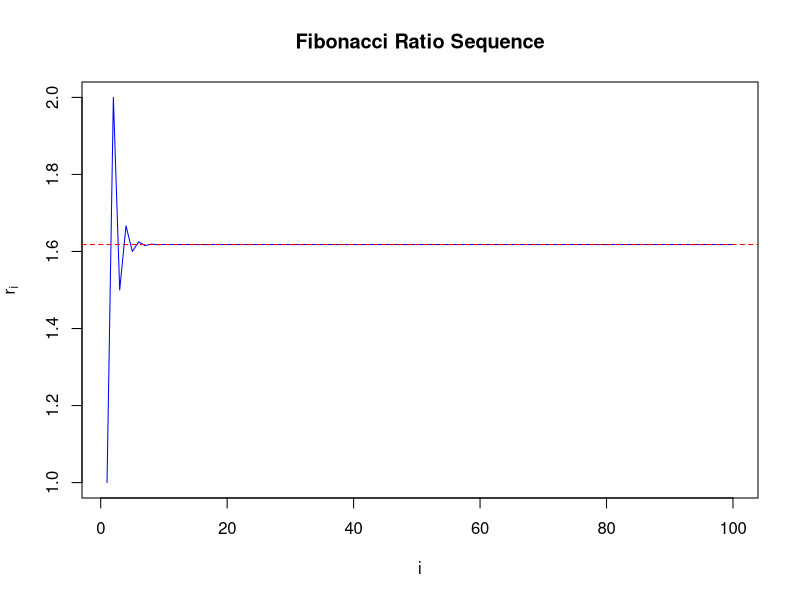
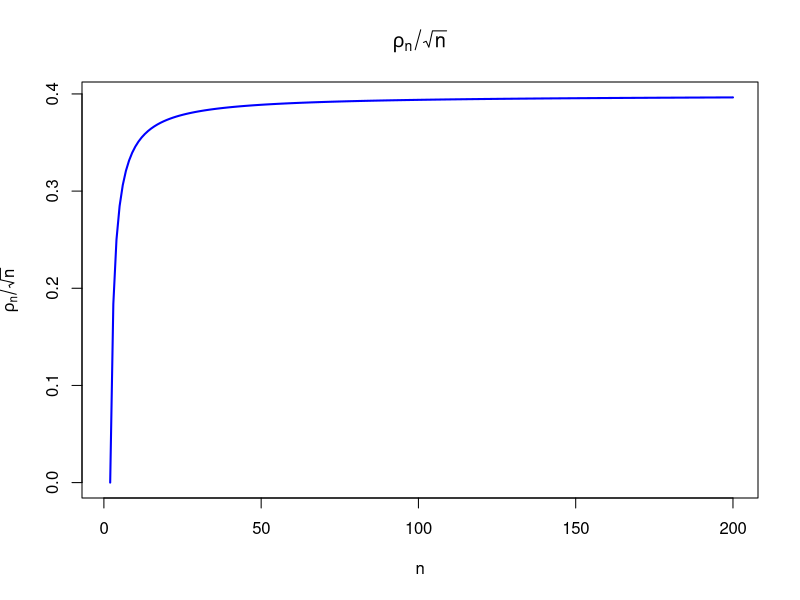
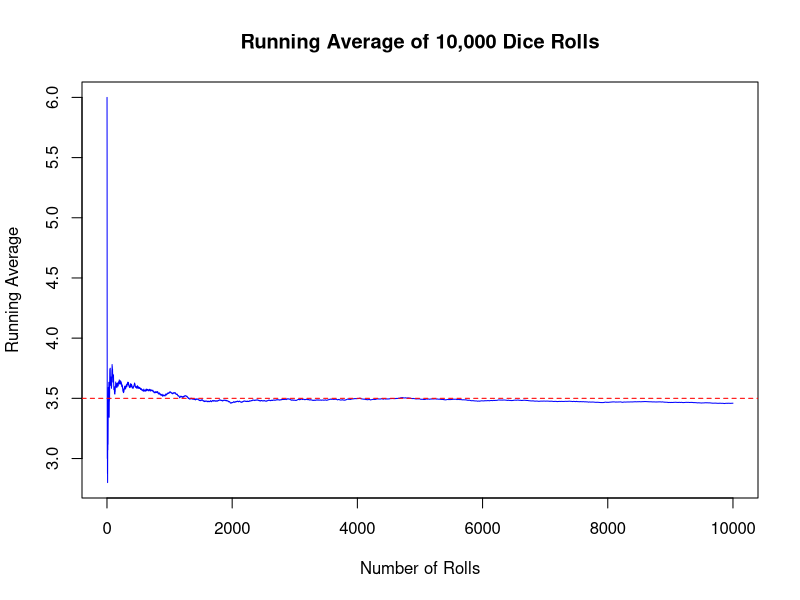
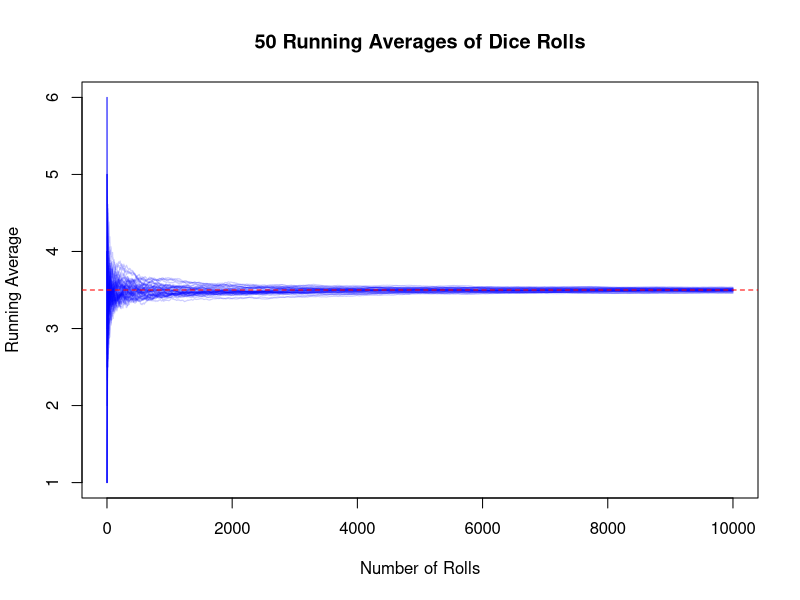
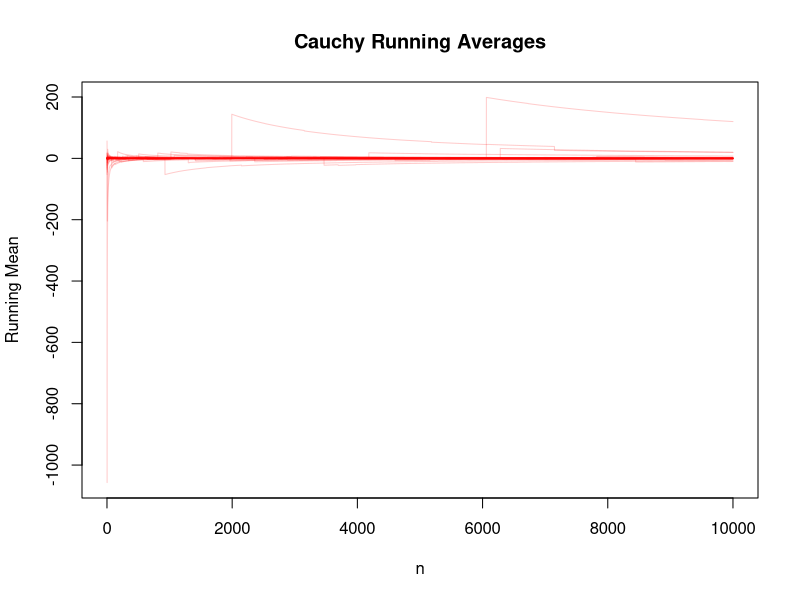
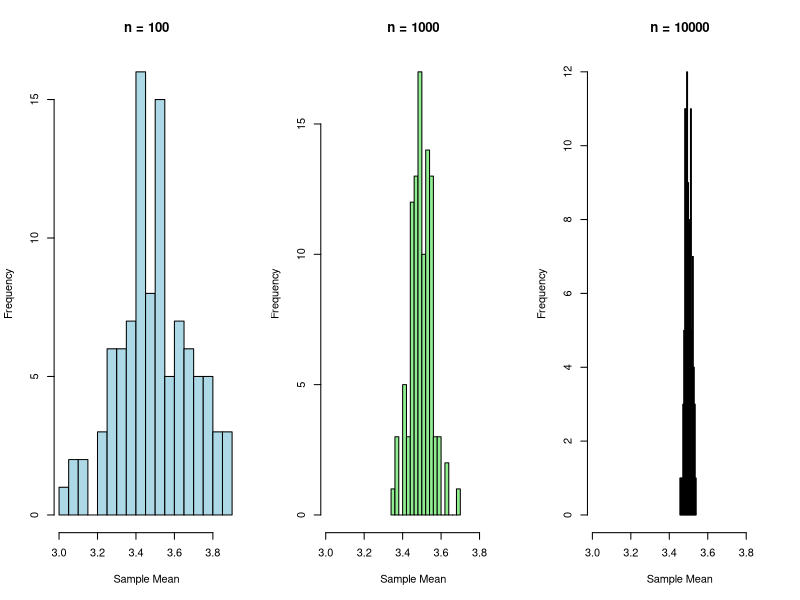
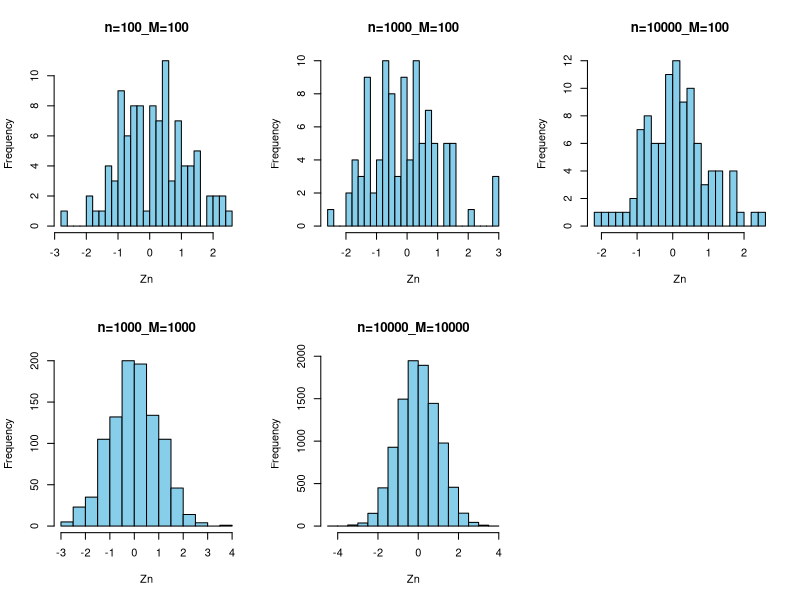

Source code (R) for these figures, in order:
## ---- chunk 1
knitr::opts_chunk$set(echo = TRUE)
## ---- chunk 2
fib_ratio_for <- function(n) {
  fib <- numeric(n + 1)
  fib[1] <- 1
  fib[2] <- 1
  for (i in 3:(n + 1)) {
    fib[i] <- fib[i - 1] + fib[i - 2]
  }
  return(fib[2:(n + 1)] / fib[1:n])
}
print(fib_ratio_for(10))
## ---- chunk 3
fib_ratio_while <- function(n){
  fib1 <- numeric(n + 1)
  fib1[1] <- 1
  fib1[2] <- 1
  i <- 3
  while (i <= (n+1)){
    fib1[i] <- fib1[i - 1] + fib1[i - 2]
    i <- i+1
  }
  return(fib1[2:(n + 1)] / fib1[1:n])
}
print(fib_ratio_while(20))
## ---- chunk 4
library(microbenchmark)

benchmark <- microbenchmark(
  fib_ratio_for_200 = fib_ratio_for(200),
  fib_ratio_while_200 = fib_ratio_while(200),
  fib_ratio_for_2000 = fib_ratio_for(2000),
  fib_ratio_while_2000 = fib_ratio_while(2000)
)
summary(benchmark)
## ---- chunk 5
ratios <- fib_ratio_for(100)
plot(ratios, type = "l", col = "blue", main = "Fibonacci Ratio Sequence",
     xlab = "i", ylab = expression(r[i]))
abline(h = (1 + sqrt(5)) / 2, col = "red", lty = 2)
## ---- chunk 6
rho_n <- function(n) {
  gamma((n - 1) / 2) / (gamma(1 / 2) * gamma((n - 2) / 2))
}
## ---- chunk 7
rho_n(2000)
## ---- chunk 8
rho_n_stable <- function(n) {
  log_rho <- lgamma((n - 1) / 2) - (lgamma(1 / 2) + lgamma((n - 2) / 2))
  exp(log_rho)
}
## ---- chunk 9
rho_n_stable(2000)
## ---- chunk 10
n_vals <- 1:200
ratios <- sapply(n_vals, function(n) rho_n_stable(n) / sqrt(n))

plot(n_vals, ratios, type = "l", col = "blue", lwd = 2,
     main = expression(rho[n] / sqrt(n)),
     xlab = "n", ylab = expression(rho[n] / sqrt(n)))
## ---- chunk 11
n <- 10000
rolls <- sample(1:6, n, replace = TRUE)
running_avg <- cumsum(rolls) / (1:n)
## ---- chunk 12
plot(running_avg, type = "l", col = "blue",
     main = "Running Average of 10,000 Dice Rolls",
     xlab = "Number of Rolls", ylab = "Running Average")
abline(h = 3.5, col = "red", lty = 2)
## ---- chunk 13
M <- 50
paths <- matrix(NA, nrow = n, ncol = M)

for (i in 1:M) {
  rolls <- sample(1:6, n, replace = TRUE)
  paths[, i] <- cumsum(rolls) / (1:n)
}
## ---- chunk 14
matplot(paths, type = "l", lty = 1, col = rgb(0, 0, 1, 0.2),
        xlab = "Number of Rolls", ylab = "Running Average",
        main = "50 Running Averages of Dice Rolls")
abline(h = 3.5, col = "red", lty = 2)
## ---- chunk 15
epsilon <- 0.01
max_iter <- 1e6

rolls_matrix <- matrix(sample(1:6, max_iter * M, replace = TRUE), nrow = max_iter, ncol = M)
running_avg <- matrix(NA, nrow = max_iter, ncol = M)

running_avg[1, ] <- rolls_matrix[1, ]
j <- 2
prop_in <- 0

while (j <= max_iter && prop_in < 0.95) {
  running_avg[j, ] <- (running_avg[j - 1, ] * (j - 1) + rolls_matrix[j, ]) / j
  prop_in <- mean(abs(running_avg[j, ] - 3.5) <= epsilon)
  j <- j + 1
}

cat("Stopped at n =", j - 1, "with proportion in range:", round(prop_in, 3))
## ---- chunk 16
cauchy_paths <- matrix(NA, nrow = n, ncol = M)

for (i in 1:M) {
  x <- rcauchy(n)
  cauchy_paths[, i] <- cumsum(x) / (1:n)
}
## ---- chunk 17
matplot(cauchy_paths, type = "l", lty = 1, col = rgb(1, 0, 0, 0.2),
        main = "Cauchy Running Averages",
        xlab = "n", ylab = "Running Mean")
## ---- chunk 18
get_means <- function(n, M) {
  replicate(M, mean(sample(1:6, n, replace = TRUE)))
}

means_100 <- get_means(100, 100)
means_1000 <- get_means(1000, 100)
means_10000 <- get_means(10000, 100)
## ---- chunk 19
x_limits <- range(c(means_100, means_1000, means_10000))

par(mfrow = c(1, 3))
hist(means_100, main = "n = 100", xlab = "Sample Mean", col = "lightblue",
     breaks = 20, xlim = x_limits)
hist(means_1000, main = "n = 1000", xlab = "Sample Mean", col = "lightgreen",
     breaks = 20, xlim = x_limits)
hist(means_10000, main = "n = 10000", xlab = "Sample Mean", col = "lightpink",
     breaks = 20, xlim = x_limits)
## ---- chunk 20
simulate_Zn <- function(n, M, mu = 3.5, sigma = sqrt(35/12)) {
  replicate(M, {
    x <- sample(1:6, n, replace = TRUE)
    (mean(x) - mu) / (sigma / sqrt(n))
  })
}

Z_data <- list(
  "n=100_M=100" = simulate_Zn(100, 100),
  "n=1000_M=100" = simulate_Zn(1000, 100),
  "n=10000_M=100" = simulate_Zn(10000, 100),
  "n=1000_M=1000" = simulate_Zn(1000, 1000),
  "n=10000_M=10000" = simulate_Zn(10000, 10000)
)
## ---- chunk 21
par(mfrow = c(2, 3))
for (name in names(Z_data)) {
  hist(Z_data[[name]], main = name, xlab = "Zn", breaks = 20, col = "skyblue")
}
## ---- chunk 22
cross_val_rmse <- function(df, n_splits=4) {
  test_indices <- split(1:nrow(df), cut(seq_along(1:nrow(df)), breaks=n_splits, labels=FALSE))
  rmse <- numeric(n_splits)
  for (i in seq_along(test_indices)) {
    train <- df[-test_indices[[i]], ]
    test <- df[test_indices[[i]], ]
    model <- lm(y ~ x, data=train)
    pred <- predict(model, test)
    rmse[i] <- sqrt(mean((pred - test$y)^2))}
  return(rmse)}
## ---- chunk 23
kwtest <- function (x, g, ...) 
{
    if (is.list(x)) {
        if (length(x) < 2L) 
            stop("'x' must be a list with at least 2 elements")
        if (!missing(g)) 
            warning("'x' is a list, so ignoring argument 'g'")
        if (!all(sapply(x, is.numeric))) 
            warning("some elements of 'x' are not numeric and will be coerced to numeric")
        k <- length(x)
        l <- lengths(x)
        if (any(l == 0L)) 
            stop("all groups must contain data")
        g <- factor(rep.int(seq_len(k), l))
        x <- unlist(x)
    }
    else {
        if (length(x) != length(g)) 
            stop("'x' and 'g' must have the same length")
        g <- factor(g)
        k <- nlevels(g)
        if (k < 2L) 
            stop("all observations are in the same group")
    }
    n <- length(x)
    if (n < 2L) 
        stop("not enough observations")
    r <- rank(x)
    TIES <- table(x)
    STATISTIC <- sum(tapply(r, g, sum)^2/tapply(r, g, length))
    STATISTIC <- ((12 * STATISTIC/(n * (n + 1)) - 3 * (n + 1))/(1 - 
        sum(TIES^3 - TIES)/(n^3 - n)))
    PARAMETER <- k - 1L
    PVAL <- pchisq(STATISTIC, PARAMETER, lower.tail = FALSE)
    names(STATISTIC) <- "Kruskal-Wallis chi-squared"
    names(PARAMETER) <- "df"
    RVAL <- list(statistic = STATISTIC, parameter = PARAMETER, 
        p.value = PVAL, method = "Kruskal-Wallis rank sum test")
    return(RVAL)
}
## ---- chunk 24
#calling kwtest with a list
list1 <- list(
  group1 = c(3, 5, 4),
  group2 = c(8, 9, 7),
  group3 = c(2, 1, 6)
)

result_list <- kwtest(list1)
result_list
## ---- chunk 25
#calling it with vectors
x_vector <- c(3, 5, 4, 8, 9, 7, 2, 1, 6)
g_vector <- factor(c(1,1,1,2,2,2,3,3,3))

result_vector <- kwtest(x_vector, g_vector)
result_vector
## ---- chunk 26
fast_kw <- function(x, g) {
  if (is.list(x)) {
    if (length(x) < 2L)
      stop("'x' must be a list with at least 2 elements")
    if (!missing(g))
      warning("'x' is a list, so ignoring argument 'g'")
    if (!all(sapply(x, is.numeric)))
      warning("some elements of 'x' are not numeric and will be coerced to numeric")
    
    k <- length(x)
    l <- lengths(x)
    if (any(l == 0L))
      stop("all groups must contain data")
    
    g <- factor(rep.int(seq_len(k), l))
    x <- unlist(x)
  }
  else {
    if (length(x) != length(g))
      stop("'x' and 'g' must have the same length")
    
    g <- factor(g)
    k <- nlevels(g)
    if (k < 2L)
      stop("all observations are in the same group")
  }
  
  n <- length(x)
  
  #get ranks
  r <- rank(x)
  
  #calculate group rank sums and sizes
  rank_sums <- tapply(r, g, sum)
  group_sizes <- tapply(r, g, length)
  
  #calculate H
  H <- (12/(n*(n+1))) * sum(rank_sums^2/group_sizes) - 3*(n+1)
  
  return(H)
}
## ---- chunk 27
set.seed(1234)
m <- 1000 # number of repetitions
n <- 50   # number of individuals
X <- matrix(rt(m * n, df = 10), nrow = m)
grp <- rep(1:3, c(20, 20, 10))
## ---- chunk 28
kw_multiple_tests <- function(X, g) {
  #check if input is correct
  if (!is.matrix(X)) stop("X must be a matrix")
  if (ncol(X) != length(g)) stop("number of columns in X must match length of g")
  if (length(unique(g)) < 2) stop("need at least 2 groups")
  
  #store results in the results vector
  results <- numeric(nrow(X))
  
  #loop over rows and create results
  for (i in 1:nrow(X)) {
    results[i] <- kruskal.test(X[i, ], g)$statistic
  }
  
  return(results)
}
## ---- chunk 29
kwtest2 <- function(X, g) {
  #check if input is correct
  if (!is.matrix(X))
    stop("X must be a matrix")
  if (ncol(X) != length(g))
    stop("number of columns in X must match length of g")
  if (length(unique(g)) < 2)
    stop("need at least 2 groups")
  
  #store results in the results vector
  results <- numeric(nrow(X))
  
  #loop over rows and create results
  for (i in 1:nrow(X)) {
    results[i] <- kwtest(X[i, ], g)$statistic
  }
  
  return(results)
}
## ---- chunk 30
if (!require("microbenchmark")) install.packages("microbenchmark")
library(microbenchmark)

bench_results <- microbenchmark(
  original_kw = {
    sapply(1:nrow(X), function(i) kwtest(X[i,], grp)$statistic)
  },
  fast_kw = {
    sapply(1:nrow(X), function(i) fast_kw(X[i,], grp))
  },
  times = 3
)

bench_results
## ---- chunk 31
fast_kw_vectorized <- function(x, g) {
  #check for matrix input
  if (is.matrix(x)) {
    if (missing(g)) stop("for matrix input, group vector 'g' must be provided")
    if (ncol(x) != length(g)) stop("number of columns in x must match length of g")
    
    #vectorization of ranks
    ranks <- t(apply(x, 1, rank))
    
    g <- as.factor(g)
    k <- nlevels(g)
    n <- ncol(x)
    
    group_sums <- matrix(0, nrow = nrow(x), ncol = k)
    group_counts <- tabulate(g)
    
    for (i in seq_len(k)) {
      group_cols <- which(g == levels(g)[i])
      group_sums[, i] <- rowSums(ranks[, group_cols, drop = FALSE])
    }
    
    H <- (12/(n*(n+1))) * rowSums(group_sums^2/group_counts) - 3*(n+1)
    return(H)
  }
  
  if (is.list(x)) {
    if (length(x) < 2L)
      stop("'x' must be a list with at least 2 elements")
    if (!missing(g))
      warning("'x' is a list, so ignoring argument 'g'")
    if (!all(sapply(x, is.numeric)))
      warning("some elements of 'x' are not numeric and will be coerced to numeric")
    
    k <- length(x)
    l <- lengths(x)
    if (any(l == 0L))
      stop("all groups must contain data")
    
    g <- factor(rep.int(seq_len(k), l))
    x <- unlist(x)
  } else {
    if (length(x) != length(g))
      stop("'x' and 'g' must have the same length")
    
    g <- factor(g)
    k <- nlevels(g)
    if (k < 2L)
      stop("all observations are in the same group")
  }
  
  n <- length(x)

  #get ranks
  r <- rank(x)

  #calculate group rank sums and sizes
  rank_sums <- tapply(r, g, sum)
  group_sizes <- tapply(r, g, length)

  #calculate H
  H <- (12/(n*(n+1))) * sum(rank_sums^2/group_sizes) - 3*(n+1)
  
  return(H)}
## ---- chunk 32
bench_results2 <- microbenchmark(
  original = {
    sapply(1:nrow(X), function(i) kwtest(X[i,], grp)$statistic)
  },
  fast = {
    sapply(1:nrow(X), function(i) fast_kw(X[i,], grp))
  },
  vectorized = {
    fast_kw_vectorized(X, grp)
  },
  times = 3)

bench_results2
